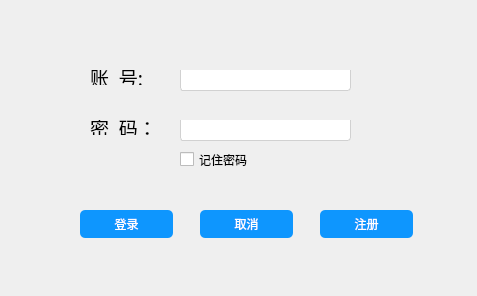
<?xml version="1.0" encoding="UTF-8"?>
<ui version="4.0">
 <class>login</class>
 <widget class="QDialog" name="login">
  <property name="geometry">
   <rect>
    <x>0</x>
    <y>0</y>
    <width>477</width>
    <height>296</height>
   </rect>
  </property>
  <property name="windowTitle">
   <string>Dialog</string>
  </property>
  <property name="styleSheet">
   <string notr="true">#login { 
border-image: url(:/static/a13ff73e4ddf7b0a3fe1379cb10d85887bc7ad96e6f50-WT12EE_fw658.jpeg);
} 
#login * { 
border-image:url(); 
}</string>
  </property>
  <widget class="QLineEdit" name="id">
   <property name="geometry">
    <rect>
     <x>180</x>
     <y>70</y>
     <width>171</width>
     <height>21</height>
    </rect>
   </property>
   <property name="styleSheet">
    <string notr="true">QLineEdit#id
{
    background:white;
    padding-left:5px ;
    padding-top:1px ;
    border-bottom-left-radius:3px;
    border-bottom-right-radius:3px;
    border: 1px solid rgb(209 , 209 , 209);
    border-top:transparent;
}


</string>
   </property>
  </widget>
  <widget class="QLineEdit" name="password">
   <property name="geometry">
    <rect>
     <x>180</x>
     <y>120</y>
     <width>171</width>
     <height>21</height>
    </rect>
   </property>
   <property name="styleSheet">
    <string notr="true">


/*密码框*/
QLineEdit#password
{
    background:white;
    padding-left:5px ;
    padding-top:1px ;
    border-bottom-left-radius:3px;
    border-bottom-right-radius:3px;
    border: 1px solid rgb(209 , 209 , 209);
    border-top:transparent;
}

</string>
   </property>
  </widget>
  <widget class="QLabel" name="label">
   <property name="geometry">
    <rect>
     <x>90</x>
     <y>70</y>
     <width>72</width>
     <height>15</height>
    </rect>
   </property>
   <property name="font">
    <font>
     <family>Microsoft YaHei</family>
     <pointsize>14</pointsize>
    </font>
   </property>
   <property name="styleSheet">
    <string notr="true">*{font-family:Microsoft YaHei;}
</string>
   </property>
   <property name="text">
    <string>账  号:</string>
   </property>
  </widget>
  <widget class="QLabel" name="label_2">
   <property name="geometry">
    <rect>
     <x>90</x>
     <y>120</y>
     <width>72</width>
     <height>15</height>
    </rect>
   </property>
   <property name="font">
    <font>
     <family>Microsoft YaHei</family>
     <pointsize>14</pointsize>
    </font>
   </property>
   <property name="styleSheet">
    <string notr="true">*{font-family:Microsoft YaHei;}
</string>
   </property>
   <property name="text">
    <string>密  码：</string>
   </property>
  </widget>
  <widget class="QCheckBox" name="checkBox">
   <property name="geometry">
    <rect>
     <x>180</x>
     <y>150</y>
     <width>115</width>
     <height>19</height>
    </rect>
   </property>
   <property name="styleSheet">
    <string notr="true">*{font-family:Microsoft YaHei;}
</string>
   </property>
   <property name="text">
    <string>记住密码</string>
   </property>
  </widget>
  <widget class="QPushButton" name="loginBtn">
   <property name="geometry">
    <rect>
     <x>80</x>
     <y>210</y>
     <width>93</width>
     <height>28</height>
    </rect>
   </property>
   <property name="styleSheet">
    <string notr="true">/*登陆按钮*/
QPushButton#loginBtn
{
    color:white;
    background-color:rgb(14 , 150 , 254);
    border-radius:5px;
}

QPushButton#loginBtn:hover
{
    color:white;
    background-color:rgb(44 , 137 , 255);
}

QPushButton#loginBtn:pressed
{
    color:white;
    background-color:rgb(14 , 135 , 228);
    padding-left:3px;
    padding-top:3px;
}


</string>
   </property>
   <property name="text">
    <string>登录</string>
   </property>
  </widget>
  <widget class="QPushButton" name="cancleBtn">
   <property name="geometry">
    <rect>
     <x>200</x>
     <y>210</y>
     <width>93</width>
     <height>28</height>
    </rect>
   </property>
   <property name="styleSheet">
    <string notr="true">/*取消按钮*/
QPushButton#cancleBtn
{
    color:white;
    background-color:rgb(14 , 150 , 254);
    border-radius:5px;
}

QPushButton#cancleBtn:hover
{
    color:white;
    background-color:rgb(44 , 137 , 255);
}

QPushButton#cancleBtn:pressed
{
    color:white;
    background-color:rgb(14 , 135 , 228);
    padding-left:3px;
    padding-top:3px;
}</string>
   </property>
   <property name="text">
    <string>取消</string>
   </property>
  </widget>
  <widget class="QPushButton" name="registBtn">
   <property name="geometry">
    <rect>
     <x>320</x>
     <y>210</y>
     <width>93</width>
     <height>28</height>
    </rect>
   </property>
   <property name="styleSheet">
    <string notr="true">QPushButton#registBtn
{
    color:white;
    background-color:rgb(14 , 150 , 254);
    border-radius:5px;
}

QPushButton#registBtn:hover
{
    color:white;
    background-color:rgb(44 , 137 , 255);
}

QPushButton#registBtn:pressed
{
    color:white;
    background-color:rgb(14 , 135 , 228);
    padding-left:3px;
    padding-top:3px;
}</string>
   </property>
   <property name="text">
    <string>注册</string>
   </property>
  </widget>
 </widget>
 <resources/>
 <connections/>
</ui>
